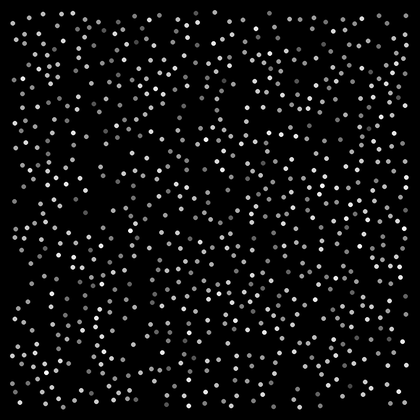
%> input picture Image Model/8bit_image.tif, 420 x 420 px, shrunk from 1000 x 1000 before the run
$ octave seg.m   (GNU Octave 9; MATLAB toolbox functions it lacks are replaced by stand-ins)
%> lines starting %> are read from the running program, lines starting %| are printed output that depends on the picture
### GMRF/formatgrayscale.m
function image = formatgrayscale(input, invert)

% This function corrects the format of the input image for program
% processing by converting the image to grayscale.
%
% It also inverts the image as specified by the invert variable (Y/N).
%
% If the image is already grayscale, this function will ignore it.
%
% Note: Certain tiff files (particularly those with CMYK channels) will
% NOT work with this function. In those cases, you must convert the file
% manually (ex. photoshop).
%
% By Andrew Van (2012)

disp('CHECKING FORMAT')

% Invert Image
if invert == 'Y'
    input = imcomplement(input);
    disp('INVERTING IMAGE')
end
%figure, imshow(input), title('Original Image');

% If Image is not GreyScale
if ndims(input) == 3
    disp('IMAGE IS NOT GRAYSCALE')
    %Convert Image to GreyScale
    disp('CONVERTING TO GRAYSCALE')
    image = rgb2gray(input);
    %figure, imshow(I), title('Greyscale Image');

% Image is already GreyScale
elseif ndims(input) == 2
    disp('IMAGE ALREADY GRAYSCALE')
    image = input;

% Invalid image format
else
    disp('Error Invalid Image Format\nFile must be grayscale or RGB');
end

### GMRF/GMRF_seg.m
function [segmented, img_props] = GMRF_seg(I, GMRF_levels, max_size,...
    min_size, eccen, solidity, pathname, filename)

% Convert I to double
I = double(I);

% GMRF - Runs GMRF segmentation process
S = anisodiff_med(I, 50, 25, .5,3,1,3);
% figure, imshow(S);

I_double = S;
levels = linspace(0,max(I_double(:)), GMRF_levels);
GMRF_frame = GMRF(I_double', 0.00001, levels)';
% figure, imshow(GMRF_frame);

size_filter = choose_nuclei(GMRF_frame, max_size, min_size);
% figure, imshow(size_filter);

L = bwlabel(size_filter);
B=regionprops(L,'Eccentricity');
objects = ([B.Eccentricity] < eccen);
efilter = ismember(L, find(objects));
% figure, imshow(efilter);

L = bwlabel(efilter);
B=regionprops(L,'Solidity');
objects = ([B.Solidity] > solidity);
Y = double(ismember(L, find(objects)));
% figure, imshow(Y);

% Get object properties
L = bwlabel(Y);
B = regionprops(L, I, 'All');
B2 = bg_finder(Y, I, B);
object_props = [(0.5625*[B.Area])', [B.Eccentricity]', [B.Extent]',...
    [B.Solidity]', ([B.MeanIntensity])',...
    ((([B.MaxIntensity]-[B.MinIntensity])/4))',...
    ([B2.MeanIntensity])',...
    ((([B2.MaxIntensity]-[B2.MinIntensity])/4))'];

% Apply Neural Network
load('GMRFnet'); % Import pretrained network
classified = net(object_props');
output = zeros(size(L));
for i=1:length(classified)
    if (classified(i) >= 0.5)
        disp(classified(i));
        output = double(L == i) + output;
    end
end

L = bwlabel(output);
img_props = regionprops(L, 'all');

% Convert I back to uint8
I = uint8(I);

BWoutline = bwperim(output);
Segout_R = I; Segout_R(BWoutline) = 255;
Segout_G = I; Segout_G(BWoutline) = 0;
Segout_B = I; Segout_B(BWoutline) = 0;
segmented = cat(3, Segout_R, Segout_G, Segout_B);
% figure, imshow(segmented);
imwrite(segmented, [pathname strtok(filename,'.') '_seg.png'], 'png');

### GMRF/anisodiff_med.m
% function anisodiff_med = anisodiff(frame, iterations, kappa, lambda, option, med, W)
%
%         frame         - input frame
%         iterations    - number of iterations.
%         kappa         - kappa from anisotropic diffusion eq, controls
%                         diffusion speed; a trade off between kappa and
%                         iterations exists
%         lambda        - lambda from anisotropic diffusion eq,
%         edge detection function - 1 Perona Malik diffusion equation No 1
%                                   2 Perona Malik diffusion equation No 2
%                                   3 Tukey Bi-weight filter
%        med            - 1 for median filtering, 0 for no median
%        window_size    - size of median filter window
%
%
%
% Author:  Brette Luck
% Date: 10-5-2003
%
% Based on a function by : Peter Kovesi   pk@cs.uwa.edu.au
% Department of Computer Science & Software Engineering
% The University of Western Australia
%


function diff = anisodiff(frame, iterations, kappa, lambda, option, med, W)

if ndims(frame)==3
    error('Anisodiff only operates on 2D grey-scale images');
end

frame = double(frame);
[rows,cols] = size(frame);
diff = frame;

for i = 1:iterations
    %fprintf('\rIteration %d',i);

    % Construct diffl which is the same as diff but
    % has an extra padding of zeros around it.
    diffl = zeros(rows+2, cols+2);
    diffl(2:rows+1, 2:cols+1) = diff;

    % North, South, East and West differences
    deltaN = diffl(1:rows,2:cols+1)   - diff;
    deltaS = diffl(3:rows+2,2:cols+1) - diff;
    deltaE = diffl(2:rows+1,3:cols+2) - diff;
    deltaW = diffl(2:rows+1,1:cols)   - diff;

    % Conduction

    if option == 1
        cN = exp(-(deltaN/kappa).^2);
        cS = exp(-(deltaS/kappa).^2);
        cE = exp(-(deltaE/kappa).^2);
        cW = exp(-(deltaW/kappa).^2);
    elseif option == 2
        cN = 1./(1 + (deltaN/kappa).^2);
        cS = 1./(1 + (deltaS/kappa).^2);
        cE = 1./(1 + (deltaE/kappa).^2);
        cW = 1./(1 + (deltaW/kappa).^2);
    elseif option == 3

        cN = zeros(size(diff));
        cS = zeros(size(diff));
        cE = zeros(size(diff));
        cW = zeros(size(diff));

        cN(find(abs(deltaN)<sqrt(5).*kappa)) = 25/16/kappa.*(1-(deltaN(find(abs(deltaN)<sqrt(5).*kappa))/sqrt(5)/kappa).^2).^2;
        cS(find(abs(deltaS)<sqrt(5).*kappa)) = 25/16/kappa.*(1-(deltaS(find(abs(deltaS)<sqrt(5).*kappa))/sqrt(5)/kappa).^2).^2;
        cE(find(abs(deltaE)<sqrt(5).*kappa)) = 25/16/kappa.*(1-(deltaE(find(abs(deltaE)<sqrt(5).*kappa))/sqrt(5)/kappa).^2).^2;
        cW(find(abs(deltaW)<sqrt(5).*kappa)) = 25/16/kappa.*(1-(deltaW(find(abs(deltaW)<sqrt(5).*kappa))/sqrt(5)/kappa).^2).^2;

    end

    diff = diff + lambda*(cN.*deltaN + cS.*deltaS + cE.*deltaE + cW.*deltaW);

    %for aniostropic median diffusion, median filter each window
    if med == 1
        diff = medfilt2(diff,[W W]);
    end
end

### GMRF/GMRF.m
function S = GMRF(input_image, s, r)

% This function is a modified version of a GMRF filter created
% by Brett Luck.
%
% The following code is based on:
%       F.R. Hanson, H. Elliot, "Image Segmentation Using Simple Markov
%       Field Models," Computer Graphics and Image Processing, vol. 20,
%       pp. 101-32, 1982.
% for an unspecified input image with standard deviation s
%
% Created by Brett Luck (2003)
% Modified by Andrew Van (2012)

disp('CALCULATING GMRF')

% Convert
input_image = double(input_image);

%-------------------------------
% initalize the variables
%-------------------------------
disp('---INITIALIZING')
T = .95;
[N1,N2] = size(input_image);

R = length(r);
D = zeros(N1,N2,R);

for i=1:N1
    for j=1:N2
        for k=1:R
            D(i,j,k) = -1/2/s*(input_image(i,j)-r(k)).^2;
        end
    end
end

pi = log(1-T).*(ones(R)-eye(R)) + log(T).*eye(R);

l = zeros(N1,N2,R);
g = zeros(N1,N2,R);

%------------------------
% Step 1
%------------------------
disp('---3')
c = 1;
l(c,:,:) = D(1,:,:);

%------------------------
% Step 2
%------------------------
disp('---2')
 for c = 2:N1;
     for i = 1:R
         temp = shiftdim(l(c-1,:,:),1)+shiftdim(repmat(D(c,:,i),[1 1 R]),1)+repmat(pi(i,:),[N2,1]);
         [l(c,:,i)  g(c-1,:,i)] = max(temp');
     end
 end

%------------------------
% Step 5
%------------------------
disp('---1')
[~, S] = max(l,[],3);

%------------------------
% Step 4
%------------------------
disp('---0')
[~, p]= max(l(N1,:,:),[],3);
S(N1,:) = p;

% convert back to input
z = zeros(size(S));
r = ceil(linspace(0, 255, R));
for i = 1:R
    z(S == i) = r(i);
end
S = uint8(round(z));
disp('---GMRF CALCULATED')

### GMRF/choose_nuclei.m
function nuclei = choose_nuclei(GMRF_frame, max_size, min_size)

% function nuclei = choose_nuclei(GMRF_frame)
%
% This function sellects objects in Gaussian Markov random fields
% that are smaller than the maximum nuclear size (MAX_SIZE) and
% lager than the center to center spacing (MIN_SIZE)
%
% Author: Brette Luck
% Modified by Andrew Van

disp('APPLYING SIZE FILTER')

layers = 8;

disp('---INITITALIZING')
% Get dimensions of GMRF_Frame; Create matrix a (zero-filled) with same
% dims
a = zeros(size(GMRF_frame));
% Create vector x:
% [255   219   183   146   110    73    37     0]
x = ceil(linspace(255,0,layers));

disp('---3')
[w h] = size(GMRF_frame);
levels = zeros(w, h, layers);
for i = 1:layers
    % Compare GMRF matrix values with current x vector value
    % Insert 1 in same location
    % Ex. Value at GMRF_Frame(200,200) = 146; During i = 4, insert 1 in
    % a(200, 200)
    a(GMRF_frame==x(i)) = 1;
    % Three-dim matrix that stores layers of matrix a progressively
    % Brightest values, 255, are stored in first layer, then 219, etc.
    levels(:,:,i) = a;
end

disp('---2')
% Create nuclei matrix; same size as matrix a
nuclei = zeros(size(a));

disp('---1')
% Filter each layer stored in 'levels', extracting objects within
% min_size and max_size
disp('---EXTRACTING DATA FROM GMRF LAYERS')
for j = 1:layers
    L = bwlabel(levels(:,:,j),4);
    B = regionprops(L,'all');
    for i = 1:length(B)
        if (B(i).Area < max_size)
            if(B(i).Area > min_size)
                nuclei(L==i)=1;
            end
        end
    end
    disp(['------' num2str(8-j)])
end
disp('------DONE')
disp('---0')
disp('---FINISHED')

### GMRF/bg_finder.m
function [img_props2] = bg_finder(mask, oimg, img_props)
%bg_finder
%   Get background by dilating nuclei a few pixels out; do for each
%   individual object

labeled_mask = bwlabel(mask);
img_props2 = img_props; % Make same size
for a=1:length(img_props)
    disp(['Object Search: ' num2str(a)]);
    s_obj = (labeled_mask == a);
    se1 = strel('disk',5);
    se2 = strel('disk',2);
    bg = imdilate(s_obj,se1) - imdilate(s_obj,se2);
    v = regionprops(bwconncomp(bg), oimg, 'All');
    if (length(v) == 1)
        img_props2(a,1) = v;
    else
        img_props2(a,1) = v(1,1);
    end
end

end

### GMRF/seg.m
clc;
clear all;
close all;

%%%%%%%%%%%%%%%%%%%%%%%%%%%%%%%%%% SETTINGS %%%%%%%%%%%%%%%%%%%%%%%%%%%%%%%

% GMRF LEVELS
GMRF_levels = 8;

% AREA FILTER CONSTRAINTS
max_size = 220;
min_size = 30;

% ECCENTRICITY FILTER
eccentricity = 0.85;

% SOLIDITY
solidity = 0.7;

% Excel Filename
xlssavename = 'results.xls';

%%%%%%%%%%%%%%%%%%%%%%%%%%%%%%%%%%%%%%%%%%%%%%%%%%%%%%%%%%%%%%%%%%%%%%%%%%%


[filename, pathname, ~] = uigetfile({'*.png';'*.jpg';...
    '*.bmp';'*.tif;*.tiff';}, 'File Selector', 'MultiSelect', 'on');
%> the answer given: ../Image Model/8bit_image.tif

if ~isequal(filename, 0)
    % If filename not cell array, make cell array
    if ~iscell(filename)
        filename = {filename};
    end

    % Find the number of files opened
    num = size(filename ,2);

    % Create cell array
    img = cell(1, num);
    name = cell(1, num);
    mask = cell(1, num);
    raw_area = cell(1, num);
    area = zeros(1, num);
    area_sd = zeros(1, num);
    eccen = zeros(1, num);
    eccen_sd = zeros(1, num);
    objects = zeros(1, num);

    % Save each image/filename to memory
    for n=2:num+1
        img{n-1} = formatgrayscale(imread([pathname filename{n-1}]),'N');
        [path, name{n}, ~] = fileparts(filename{n-1});
        disp([name{n} ':']);
        [mask{n-1}, img_props] = GMRF_seg(img{n-1}, GMRF_levels,...
            max_size, min_size, eccentricity, solidity,...
            pathname, filename{n-1});
%> the loop in anisodiff, `for i = 1:iterations` made 50 passes
%> pass 1, in anisodiff, `deltaW = diffl(2:rows+1,1:cols)   - diff;`:
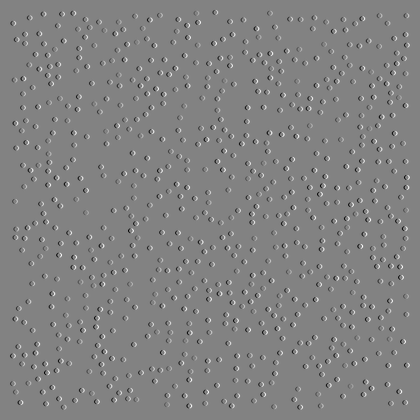
%> deltaW: size 420x420 double; min -238, max 227, mean 0; drawn with min black and max white
%> after the loop in anisodiff, `for i = 1:iterations`:
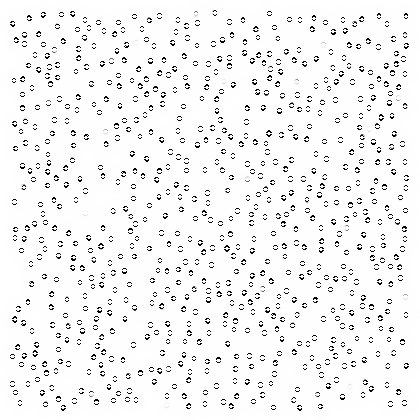
%> cN: size 420x420 double; min 0, max 0.0625, mean 0.0595; drawn with min black and max white
%> after the loop in anisodiff, `for i = 1:iterations`:
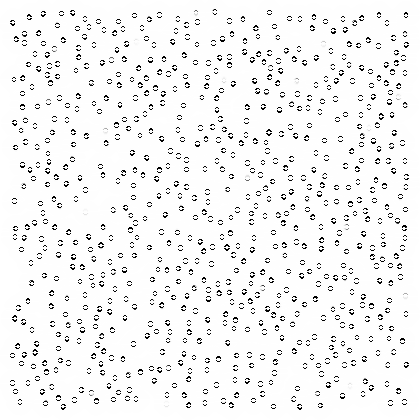
%> cS: size 420x420 double; min 0, max 0.0625, mean 0.0595; mean of the top-left, top-right, bottom-left and bottom-right quarters 0.0596, 0.0593, 0.0595, 0.0594; drawn with min black and max white
%> after the loop in anisodiff, `for i = 1:iterations`:
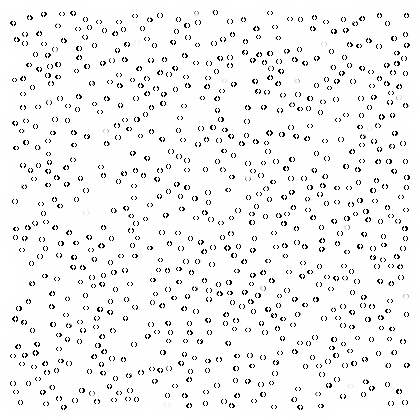
%> cW: size 420x420 double; min 0, max 0.0625, mean 0.0594; mean of the top-left, top-right, bottom-left and bottom-right quarters 0.0596, 0.0593, 0.0595, 0.0594; drawn with min black and max white
%> after the loop in anisodiff, `for i = 1:iterations`:
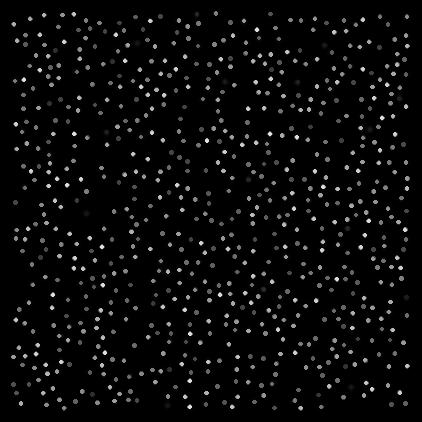
%> diffl: size 422x422 double; min 0, max 228, mean 9.8
%> in GMRF_seg, `levels = linspace(0,max(I_double(:)), GMRF_levels);`: levels = [0 32.57 65.14 97.71 130.3 162.9 195.4 228]
%> in GMRF, `input_image = double(input_image);`:
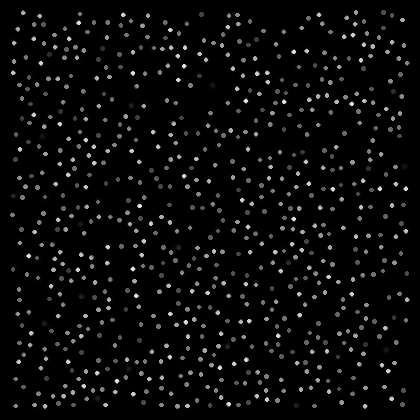
%> input_image: size 420x420 double; min 0, max 228, mean 9.9; mean of the top-left, top-right, bottom-left and bottom-right quarters 9.3, 9.7, 10.4, 10.1
%> in GMRF, `[~, p]= max(l(N1,:,:),[],3);`: p = 420 values from 1 to 1
%> after the loop in choose_nuclei, `for i = 1:layers`: a: size 420x420 double; every value is 1
%> the loop in choose_nuclei, `for j = 1:layers` made 8 passes
%> pass 3, in choose_nuclei, `L = bwlabel(levels(:,:,j),4);`:
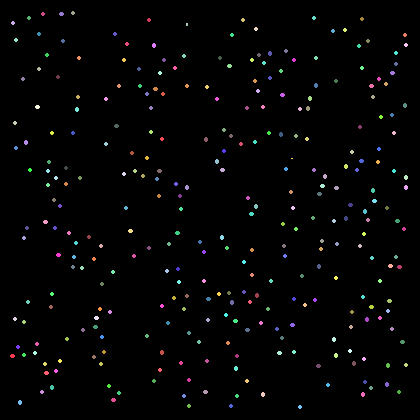
%> L: size 420x420 double; 308 distinct labels, from 0 to 307; one colour per label, 0 black
%> after the loop in choose_nuclei, `for j = 1:layers`: nuclei: size 420x420 double; every value is 0
%> in GMRF_seg, `B=regionprops(L,'Eccentricity');`: B = empty struct
%> in GMRF_seg, `objects = ([B.Eccentricity] < eccen);`: objects = []
%> in GMRF_seg, `efilter = ismember(L, find(objects));`: efilter: size 420x420 logical; every value is 0
%> in GMRF_seg, `B = regionprops(L, I, 'All');`: B = 0 regions
%> in GMRF_seg, `object_props = [(0.5625*[B.Area])', [B.Eccentricity]', [B.Extent]', [B..`: object_props = []
%> in GMRF_seg, `classified = net(object_props');`: classified = empty struct
%> in GMRF_seg, `img_props = regionprops(L, 'all');`: img_props = 0 regions
%> in GMRF_seg, segmented is the input picture: size 420x420x3 uint8; min 0, max 255, mean 12.7
%> img_props = 0 regions

        % Values
        raw_area{n-1} = (0.5625*[img_props.Area])';
        area(n) = 0.5625*mean([img_props.Area]);
        area_sd(n) = 0.5625*std([img_props.Area]);
        eccen(n) = mean([img_props.Eccentricity]);
        eccen_sd(n) = std([img_props.Eccentricity]);
        objects(n) = length(img_props);
        disp([num2str(area(n)), ' ', num2str(area_sd(n))]);
%| NaN NaN
        disp([num2str(eccen(n)), ' ', num2str(eccen_sd(n))]);
%| NaN NaN
        disp(num2str(objects(n)));
%| 0
    end

    % Create table from data
    % Check if using PC
    if ispc()
        for i=2:num+1
            raw_area{i-1} = cellstr(num2str(raw_area{i-1}))';
        end
        area = num2cell(area);
        area_sd = num2cell(area_sd);
        eccen = num2cell(eccen);
        eccen_sd = num2cell(eccen_sd);
        objects = num2cell(objects);
    else
        for i=2:num+1
            raw_area{i-1} = cellstr(num2str(raw_area{i-1}))';
        end
%> after the loop, raw_area = {{''}}
        area = cellstr(num2str(area'))';
%> area = {'  0', 'NaN'}
        area_sd = cellstr(num2str(area_sd'))';
%> area_sd = {'  0', 'NaN'}
        eccen = cellstr(num2str(eccen'))';
%> eccen = {'  0', 'NaN'}
        eccen_sd = cellstr(num2str(eccen_sd'))';
%> eccen_sd = {'  0', 'NaN'}
        objects = cellstr(num2str(objects'))';
%> objects = {'0', '0'}
    end

    nameoffiles{1} = 'Image';
    area{1} = 'Average Area';
    area_sd{1} = 'SD Area';
    eccen{1} = 'Average Eccentricity';
    eccen_sd{1} = 'SD Eccentricity';
    objects{1} = '# of Objects';

    % Excel Data Table
    A = [(name)',(area)',(area_sd)',(eccen)',(eccen_sd)',(objects)'];
%> A = {[], '8bit_image', 'Average Area', 'NaN', 'SD Area', 'NaN', 'Average Eccentricity', 'NaN', 'SD Eccentricity', 'NaN', '# of Objects', '0'}

    % Create Empty Cell
    B = {};

    % Nuclei Area Data (Unaveraged)
    for k = 2:num+1
        B = [B; [cellstr(repmat(name{k},length(raw_area{k-1}),1)),...
            (raw_area{k-1})']];
    end
%> this loop made 1 pass
%> B on pass 1: {'8bit_image', ''}

    % Write to spreadsheet
    if ispc
        xlswrite([pathname xlssavename], A);

        % Nuclei Area Data (Unaveraged)
        xlswrite([pathname 'raw_area.xls'], B);
    else
        % Excel Data Table
        fid=fopen([pathname strtok(xlssavename, '.') '.csv'],'wt');

        [rows, ~]=size(A);
%> rows = 2

        for i=1:rows
            fprintf(fid,'%s,',A{i,1:end-1});
            fprintf(fid,'%s\n',A{i,end});
        end
%> this loop made 2 passes

        fclose(fid);

        % Nuclei Area Data (Unaveraged)
        fid=fopen([pathname strtok('raw_area.xls', '.') '.csv'],'wt');

        [rows, ~]=size(B);
%> rows = 1

        for i=1:rows
            fprintf(fid,'%s,',B{i,1:end-1});
            fprintf(fid,'%s\n',B{i,end});
        end
%> this loop made 1 pass

        fclose(fid);
    end


else
    disp('No Files Selected!');
end
